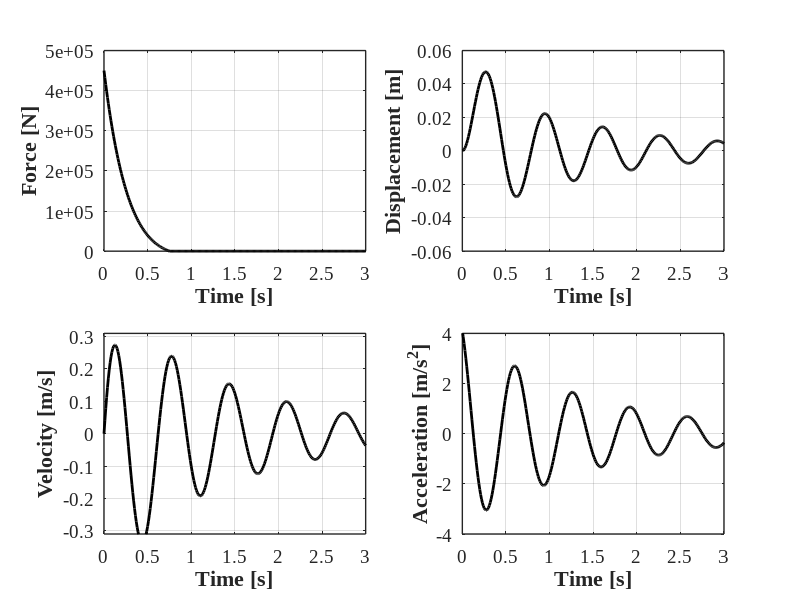

Source code (MATLAB):
%% Structural Dynamics and Vibration Control(M. Azimi et al.)
%% Example 5-4: Constant Acceleration Method

clc; clear; close all;
%% Parameters

ma = 110000;
k = 10075582;
wn = sqrt(k/ma);
r = 0.07;
c = 2.0*r*sqrt(k*ma);
u(1) = 0;
v(1) = 0;
tt = 3;
n  = 300;
n1 = n+1;
dt = tt/n;
td = 0.75;
jk = td/dt;

%% Loading
p = zeros(1, n+1);
jk1 = jk+1;

for n=1:jk1
    t = (n-1)*dt;
    p(n) = 450000*(1-t/td)*exp(-2.0*t/td);
end

an(1) = (p(1)-c*v(1)-k*u(1))/ma;
kh = k+4.0*ma/(dt*dt)+2.0*c/dt;

for i=1:n1
    s(i) = (i-1)*dt;
end

for i=2:n1
    ww = p(i)-p(i-1)+(4.0*ma/dt+2.0*c)*v(i-1)+2.0*ma*an(i-1);
    xx = ww/kh;
    yy = (2/dt)*xx-2.0*v(i-1);
    zz = (4.0/(dt*dt))*(xx-dt*v(i-1))-2.0*an(i-1);
    
    u(i) = u(i-1)+xx;
    v(i) = v(i-1)+yy;
    an(i) = an(i-1)+zz;
end

%% Plot
figure(1); set(figure(1), 'Position', [100   100   800   600])

    subplot(2,2,1); grid on; hold on; box on;
    plot(s,p,'-k','LineWidth',2);
    set(gca, 'LineWidth',1, 'FontWeight','normal', 'FontName','Times New Roman', 'FontSize',14)
    xlabel('Time [s]', 'fontsize',16, 'fontname','Times New Roman','FontWeight','Bold')
    ylabel('Force [N]', 'fontsize',16, 'fontname','Times New Roman','FontWeight','Bold')

%% Displacement
    subplot(2,2,2); grid on; hold on; box on;
    plot(s,u,'-k','LineWidth',2);
    set(gca, 'LineWidth',1, 'FontWeight','normal', 'FontName','Times New Roman', 'FontSize',14)
    xlabel('Time [s]', 'fontsize',16, 'fontname','Times New Roman','FontWeight','Bold')
    ylabel('Displacement [m]', 'fontsize',16, 'fontname','Times New Roman','FontWeight','Bold')
    ylim([-.06 0.06])

%% Velocity
    subplot(2,2,3); grid on; hold on; box on;
    plot(s,v,'-k','LineWidth',2);
    set(gca, 'LineWidth',1, 'FontWeight','normal', 'FontName','Times New Roman', 'FontSize',14)
    xlabel('Time [s]', 'fontsize',16, 'fontname','Times New Roman','FontWeight','Bold')
    ylabel('Velocity [m/s]', 'fontsize',16, 'fontname','Times New Roman','FontWeight','Bold')
    ylim([-.31 0.31])

%% Acceleration
    subplot(2,2,4); grid on; hold on; box on;
    plot(s,an,'-k','LineWidth',2);
    set(gca, 'LineWidth',1, 'FontWeight','normal', 'FontName','Times New Roman', 'FontSize',14)
    xlabel('Time [s]', 'fontsize',16, 'fontname','Times New Roman','FontWeight','Bold')
    ylabel('Acceleration [m/s^2]', 'fontsize',16, 'fontname','Times New Roman','FontWeight','Bold')
    ylim([-4 4])

%% Print
    print('EX_5-4','-dpng')




